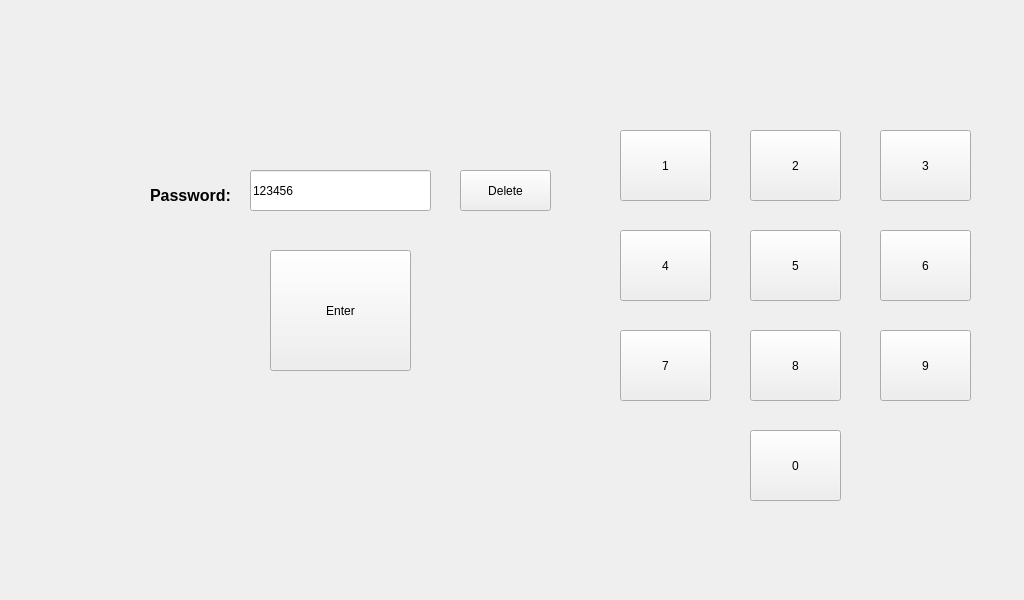
<?xml version="1.0" encoding="UTF-8"?>
<ui version="4.0">
 <class>LockScreen</class>
 <widget class="QWidget" name="LockScreen">
  <property name="geometry">
   <rect>
    <x>0</x>
    <y>0</y>
    <width>1024</width>
    <height>600</height>
   </rect>
  </property>
  <property name="windowTitle">
   <string>Form</string>
  </property>
  <widget class="QLabel" name="label_Password">
   <property name="geometry">
    <rect>
     <x>150</x>
     <y>180</y>
     <width>81</width>
     <height>31</height>
    </rect>
   </property>
   <property name="font">
    <font>
     <pointsize>12</pointsize>
     <weight>75</weight>
     <bold>true</bold>
    </font>
   </property>
   <property name="text">
    <string>Password:</string>
   </property>
  </widget>
  <widget class="QLineEdit" name="lineEdit_Password">
   <property name="geometry">
    <rect>
     <x>250</x>
     <y>170</y>
     <width>181</width>
     <height>41</height>
    </rect>
   </property>
   <property name="text">
    <string>123456</string>
   </property>
  </widget>
  <widget class="QPushButton" name="pushButton_Num1">
   <property name="geometry">
    <rect>
     <x>620</x>
     <y>130</y>
     <width>91</width>
     <height>71</height>
    </rect>
   </property>
   <property name="text">
    <string>1</string>
   </property>
  </widget>
  <widget class="QPushButton" name="pushButton_Num2">
   <property name="geometry">
    <rect>
     <x>750</x>
     <y>130</y>
     <width>91</width>
     <height>71</height>
    </rect>
   </property>
   <property name="text">
    <string>2</string>
   </property>
  </widget>
  <widget class="QPushButton" name="pushButton_Num3">
   <property name="geometry">
    <rect>
     <x>880</x>
     <y>130</y>
     <width>91</width>
     <height>71</height>
    </rect>
   </property>
   <property name="text">
    <string>3</string>
   </property>
  </widget>
  <widget class="QPushButton" name="pushButton_Num5">
   <property name="geometry">
    <rect>
     <x>750</x>
     <y>230</y>
     <width>91</width>
     <height>71</height>
    </rect>
   </property>
   <property name="text">
    <string>5</string>
   </property>
  </widget>
  <widget class="QPushButton" name="pushButton_Num6">
   <property name="geometry">
    <rect>
     <x>880</x>
     <y>230</y>
     <width>91</width>
     <height>71</height>
    </rect>
   </property>
   <property name="text">
    <string>6</string>
   </property>
  </widget>
  <widget class="QPushButton" name="pushButton_Num4">
   <property name="geometry">
    <rect>
     <x>620</x>
     <y>230</y>
     <width>91</width>
     <height>71</height>
    </rect>
   </property>
   <property name="text">
    <string>4</string>
   </property>
  </widget>
  <widget class="QPushButton" name="pushButton_Num8">
   <property name="geometry">
    <rect>
     <x>750</x>
     <y>330</y>
     <width>91</width>
     <height>71</height>
    </rect>
   </property>
   <property name="text">
    <string>8</string>
   </property>
  </widget>
  <widget class="QPushButton" name="pushButton_Num9">
   <property name="geometry">
    <rect>
     <x>880</x>
     <y>330</y>
     <width>91</width>
     <height>71</height>
    </rect>
   </property>
   <property name="text">
    <string>9</string>
   </property>
  </widget>
  <widget class="QPushButton" name="pushButton_Num7">
   <property name="geometry">
    <rect>
     <x>620</x>
     <y>330</y>
     <width>91</width>
     <height>71</height>
    </rect>
   </property>
   <property name="text">
    <string>7</string>
   </property>
  </widget>
  <widget class="QPushButton" name="pushButton_Num0">
   <property name="geometry">
    <rect>
     <x>750</x>
     <y>430</y>
     <width>91</width>
     <height>71</height>
    </rect>
   </property>
   <property name="text">
    <string>0</string>
   </property>
  </widget>
  <widget class="QPushButton" name="pushButton_Delete">
   <property name="geometry">
    <rect>
     <x>460</x>
     <y>170</y>
     <width>91</width>
     <height>41</height>
    </rect>
   </property>
   <property name="text">
    <string>Delete</string>
   </property>
  </widget>
  <widget class="QPushButton" name="pushButton_Enter">
   <property name="geometry">
    <rect>
     <x>270</x>
     <y>250</y>
     <width>141</width>
     <height>121</height>
    </rect>
   </property>
   <property name="text">
    <string>Enter</string>
   </property>
  </widget>
 </widget>
 <resources/>
 <connections/>
</ui>
